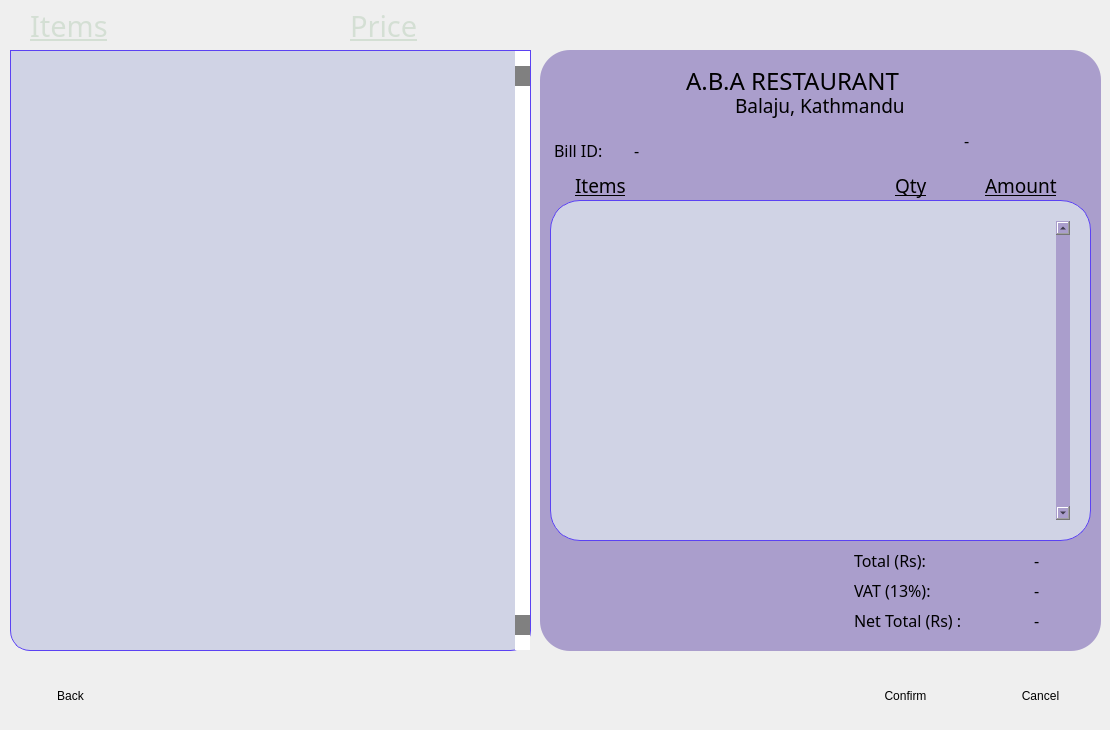
    <widget class="QWidget" name="Order">
     <widget class="QPushButton" name="pushButton">
      <property name="geometry">
       <rect>
        <x>20</x>
        <y>670</y>
        <width>101</width>
        <height>51</height>
       </rect>
      </property>
      <property name="cursor">
       <cursorShape>OpenHandCursor</cursorShape>
      </property>
      <property name="styleSheet">
       <string notr="true">border-radius: 20px;</string>
      </property>
      <property name="text">
       <string>Back</string>
      </property>
     </widget>
     <widget class="QTableWidget" name="OrderTable2">
      <property name="enabled">
       <bool>true</bool>
      </property>
      <property name="geometry">
       <rect>
        <x>10</x>
        <y>50</y>
        <width>521</width>
        <height>601</height>
       </rect>
      </property>
      <property name="font">
       <font>
        <family>Serifa BT</family>
        <pointsize>-1</pointsize>
       </font>
      </property>
      <property name="styleSheet">
       <string notr="true">QTableWidget {
    gridline-color: transparent;
    font-size: 20px;
     background: #D0D3E5;
    color: #333333;
    border: 1px solid #5B42F3;
   border-bottom-right-radius:20px;
border-bottom-left-radius:20px;
}

QTableWidget::item {
    padding: 10px;
    margin-left: 10px;
    border-radius: 10px;
    text-align: center;
    background: transparent;
    color: #333333;
}

QTableWidget::item:selected {
    background: transparent;
    color: inherit;
    border: none;
}

QHeaderView::section {
    background: #5B42F3;
    color: #FFFFFF;
    border: none;
}

QTableCornerButton::section {
    background: #5B42F3;
    border: none;
}

QScrollBar::add-line:vertical, QScrollBar::sub-line:vertical {
    background: grey;
    height: 20px; 
}

QScrollBar:vertical {
    background:white;
    width: 15px;

}

QScrollBar::handle:vertical {
    background: transparent;  /* Light purple color for the scrollbar handle */
    border-radius: 10px;
}

</string>
      </property>
      <property name="verticalScrollBarPolicy">
       <enum>Qt::ScrollBarPolicy::ScrollBarAlwaysOn</enum>
      </property>
      <property name="horizontalScrollBarPolicy">
       <enum>Qt::ScrollBarPolicy::ScrollBarAlwaysOff</enum>
      </property>
      <property name="sizeAdjustPolicy">
       <enum>QAbstractScrollArea::SizeAdjustPolicy::AdjustToContents</enum>
      </property>
      <property name="editTriggers">
       <set>QAbstractItemView::EditTrigger::AnyKeyPressed|QAbstractItemView::EditTrigger::EditKeyPressed</set>
      </property>
      <property name="columnCount">
       <number>3</number>
      </property>
      <attribute name="horizontalHeaderVisible">
       <bool>false</bool>
      </attribute>
      <attribute name="verticalHeaderVisible">
       <bool>false</bool>
      </attribute>
      <column/>
      <column/>
      <column/>
     </widget>
     <widget class="QPushButton" name="Calculate">
      <property name="geometry">
       <rect>
        <x>850</x>
        <y>670</y>
        <width>111</width>
        <height>51</height>
       </rect>
      </property>
      <property name="cursor">
       <cursorShape>OpenHandCursor</cursorShape>
      </property>
      <property name="styleSheet">
       <string notr="true">border-radius: 20px;</string>
      </property>
      <property name="text">
       <string>Confirm</string>
      </property>
     </widget>
     <widget class="QWidget" name="OrderFrame" native="true">
      <property name="geometry">
       <rect>
        <x>540</x>
        <y>50</y>
        <width>561</width>
        <height>601</height>
       </rect>
      </property>
      <property name="styleSheet">
       <string notr="true">QWidget {
    background-color: rgb(170, 158, 204);
    border: none; 
    padding: 20px;
border-radius:30px;
}

#leftWidget {

    background-size: cover;
    border-top-left-radius: 30px;
    border-bottom-left-radius: 30px;
}

#containerWidget {
    border-radius: 30px;
    background-color: transparent;
    border: none;
}
</string>
      </property>
      <widget class="QLabel" name="NetTotalLabel">
       <property name="geometry">
        <rect>
         <x>290</x>
         <y>540</y>
         <width>171</width>
         <height>61</height>
        </rect>
       </property>
       <property name="font">
        <font>
         <family>Serifa BT</family>
         <pointsize>12</pointsize>
        </font>
       </property>
       <property name="styleSheet">
        <string notr="true">border-top-left-radius: 0px;
    border-bottom-right-radius: 0px;
color: Black;
background-color:transparent;</string>
       </property>
       <property name="text">
        <string>Net Total (Rs) :</string>
       </property>
      </widget>
      <widget class="QLabel" name="NetTotalBox">
       <property name="geometry">
        <rect>
         <x>470</x>
         <y>540</y>
         <width>121</width>
         <height>61</height>
        </rect>
       </property>
       <property name="font">
        <font>
         <family>Serifa BT</family>
         <pointsize>12</pointsize>
        </font>
       </property>
       <property name="styleSheet">
        <string notr="true">border-top-left-radius: 0px;
    border-bottom-right-radius: 0px;
color: Black;
background-color:transparent;</string>
       </property>
       <property name="text">
        <string>-</string>
       </property>
      </widget>
      <widget class="QLabel" name="OrderTableLabel">
       <property name="geometry">
        <rect>
         <x>10</x>
         <y>100</y>
         <width>121</width>
         <height>71</height>
        </rect>
       </property>
       <property name="font">
        <font>
         <family>Serifa BT</family>
         <pointsize>14</pointsize>
         <underline>true</underline>
        </font>
       </property>
       <property name="styleSheet">
        <string notr="true">border-top-left-radius: 0px;
    border-bottom-right-radius: 0px;
color: Black;
background-color:transparent;</string>
       </property>
       <property name="text">
        <string>Items</string>
       </property>
      </widget>
      <widget class="QLabel" name="OrderTableLabel_2">
       <property name="geometry">
        <rect>
         <x>420</x>
         <y>100</y>
         <width>141</width>
         <height>71</height>
        </rect>
       </property>
       <property name="font">
        <font>
         <family>Serifa BT</family>
         <pointsize>14</pointsize>
         <underline>true</underline>
        </font>
       </property>
       <property name="styleSheet">
        <string notr="true">border-top-left-radius: 0px;
    border-bottom-right-radius: 0px;
color: Black;
background-color:transparent;</string>
       </property>
       <property name="text">
        <string>Amount</string>
       </property>
      </widget>
      <widget class="QLabel" name="OrderTableLabel_3">
       <property name="geometry">
        <rect>
         <x>330</x>
         <y>100</y>
         <width>91</width>
         <height>71</height>
        </rect>
       </property>
       <property name="font">
        <font>
         <family>Serifa BT</family>
         <pointsize>14</pointsize>
         <underline>true</underline>
        </font>
       </property>
       <property name="styleSheet">
        <string notr="true">border-top-left-radius: 0px;
    border-bottom-right-radius: 0px;
color: Black;
background-color:transparent;</string>
       </property>
       <property name="text">
        <string>Qty</string>
       </property>
      </widget>
      <widget class="QLabel" name="VATlabel">
       <property name="geometry">
        <rect>
         <x>290</x>
         <y>510</y>
         <width>161</width>
         <height>61</height>
        </rect>
       </property>
       <property name="font">
        <font>
         <family>Serifa BT</family>
         <pointsize>12</pointsize>
        </font>
       </property>
       <property name="styleSheet">
        <string notr="true">border-top-left-radius: 0px;
    border-bottom-right-radius: 0px;
color: Black;
background-color:transparent;</string>
       </property>
       <property name="text">
        <string>VAT (13%):</string>
       </property>
      </widget>
      <widget class="QLabel" name="VatAmtBox">
       <property name="geometry">
        <rect>
         <x>470</x>
         <y>510</y>
         <width>121</width>
         <height>61</height>
        </rect>
       </property>
       <property name="font">
        <font>
         <family>Serifa BT</family>
         <pointsize>12</pointsize>
        </font>
       </property>
       <property name="styleSheet">
        <string notr="true">border-top-left-radius: 0px;
    border-bottom-right-radius: 0px;
color: Black;
background-color:transparent;border-color: rgb(0, 0, 0);
color:black;
</string>
       </property>
       <property name="text">
        <string>-</string>
       </property>
      </widget>
      <widget class="QLabel" name="TotalLabel">
       <property name="geometry">
        <rect>
         <x>290</x>
         <y>480</y>
         <width>141</width>
         <height>61</height>
        </rect>
       </property>
       <property name="font">
        <font>
         <family>Serifa BT</family>
         <pointsize>12</pointsize>
        </font>
       </property>
       <property name="styleSheet">
        <string notr="true">border-top-left-radius: 0px;
    border-bottom-right-radius: 0px;
color: Black;
background-color:transparent;</string>
       </property>
       <property name="text">
        <string>Total (Rs):</string>
       </property>
      </widget>
      <widget class="QLabel" name="TotalBox">
       <property name="geometry">
        <rect>
         <x>470</x>
         <y>480</y>
         <width>121</width>
         <height>61</height>
        </rect>
       </property>
       <property name="font">
        <font>
         <family>Serifa BT</family>
         <pointsize>12</pointsize>
        </font>
       </property>
       <property name="styleSheet">
        <string notr="true">border-top-left-radius: 0px;
    border-bottom-right-radius: 0px;
color: Black;
background-color:transparent;border-color: rgb(0, 0, 0);
color:black;
</string>
       </property>
       <property name="text">
        <string>-</string>
       </property>
      </widget>
      <widget class="QTableWidget" name="OrderTable">
       <property name="enabled">
        <bool>true</bool>
       </property>
       <property name="geometry">
        <rect>
         <x>10</x>
         <y>150</y>
         <width>541</width>
         <height>341</height>
        </rect>
       </property>
       <property name="font">
        <font>
         <family>Serifa BT</family>
         <pointsize>-1</pointsize>
        </font>
       </property>
       <property name="styleSheet">
        <string notr="true">QTableWidget {
    gridline-color: transparent;
    font-size: 20px;
 background: #D0D3E5;
    color: #333333;
    border: 1px solid #5B42F3;
    border-radius: 30px;
}

QTableWidget::item {
    padding: 10px;
    margin-left: 10px;
    border-radius: 10px;
    text-align: center;
    background: transparent;
    color: #333333;
}

QTableWidget::item:selected {
    background: transparent;
    color: inherit;
    border: none;
}

QHeaderView::section {
    background: #5B42F3;
    color: #FFFFFF;
    border: none;
}

QTableCornerButton::section {
    background: #5B42F3;
    border: none;
}

QScrollBar::add-line:vertical, QScrollBar::sub-line:vertical {
    background: grey;
    height: 15px; 
}

QScrollBar:vertical {
    background:white;
    width: 8px;

}

QScrollBar::handle:vertical {
    background: black;  /* Light purple color for the scrollbar handle */
    border-radius: 10px;
}

</string>
       </property>
       <property name="lineWidth">
        <number>0</number>
       </property>
       <property name="verticalScrollBarPolicy">
        <enum>Qt::ScrollBarPolicy::ScrollBarAlwaysOn</enum>
       </property>
       <property name="horizontalScrollBarPolicy">
        <enum>Qt::ScrollBarPolicy::ScrollBarAlwaysOff</enum>
       </property>
       <property name="editTriggers">
        <set>QAbstractItemView::EditTrigger::AnyKeyPressed|QAbstractItemView::EditTrigger::EditKeyPressed</set>
       </property>
       <property name="columnCount">
        <number>3</number>
       </property>
       <attribute name="horizontalHeaderVisible">
        <bool>false</bool>
       </attribute>
       <attribute name="verticalHeaderVisible">
        <bool>false</bool>
       </attribute>
       <column/>
       <column/>
       <column/>
      </widget>
      <widget class="QLabel" name="ResturantLabel">
       <property name="geometry">
        <rect>
         <x>120</x>
         <y>0</y>
         <width>331</width>
         <height>61</height>
        </rect>
       </property>
       <property name="font">
        <font>
         <family>Serifa BT</family>
         <pointsize>18</pointsize>
        </font>
       </property>
       <property name="styleSheet">
        <string notr="true">background:transparent;
color:black;</string>
       </property>
       <property name="text">
        <string>A.B.A RESTAURANT</string>
       </property>
      </widget>
      <widget class="QLabel" name="ResturantLabel_2">
       <property name="geometry">
        <rect>
         <x>170</x>
         <y>20</y>
         <width>241</width>
         <height>71</height>
        </rect>
       </property>
       <property name="font">
        <font>
         <family>Serifa BT</family>
         <pointsize>14</pointsize>
        </font>
       </property>
       <property name="styleSheet">
        <string notr="true">background:transparent;
color:black;</string>
       </property>
       <property name="text">
        <string>Balaju, Kathmandu</string>
       </property>
      </widget>
      <widget class="QLabel" name="ResturantLabel_3">
       <property name="geometry">
        <rect>
         <x>-10</x>
         <y>70</y>
         <width>111</width>
         <height>61</height>
        </rect>
       </property>
       <property name="font">
        <font>
         <family>Serifa BT</family>
         <pointsize>12</pointsize>
        </font>
       </property>
       <property name="styleSheet">
        <string notr="true">background:transparent;
color:black;</string>
       </property>
       <property name="text">
        <string>Bill ID:</string>
       </property>
      </widget>
      <widget class="QLabel" name="Date">
       <property name="geometry">
        <rect>
         <x>400</x>
         <y>60</y>
         <width>141</width>
         <height>61</height>
        </rect>
       </property>
       <property name="font">
        <font>
         <family>Serifa BT</family>
         <pointsize>12</pointsize>
        </font>
       </property>
       <property name="styleSheet">
        <string notr="true">background:transparent;
color:black;</string>
       </property>
       <property name="text">
        <string>-</string>
       </property>
      </widget>
      <widget class="QLabel" name="BillIdDisplay">
       <property name="geometry">
        <rect>
         <x>70</x>
         <y>70</y>
         <width>111</width>
         <height>61</height>
        </rect>
       </property>
       <property name="font">
        <font>
         <family>Serifa BT</family>
         <pointsize>12</pointsize>
        </font>
       </property>
       <property name="styleSheet">
        <string notr="true">background:transparent;
color:black;</string>
       </property>
       <property name="text">
        <string>-</string>
       </property>
      </widget>
      <widget class="QLabel" name="OrderErrorLabel">
       <property name="geometry">
        <rect>
         <x>20</x>
         <y>520</y>
         <width>251</width>
         <height>51</height>
        </rect>
       </property>
       <property name="font">
        <font>
         <family>Serifa BT</family>
         <pointsize>9</pointsize>
        </font>
       </property>
       <property name="text">
        <string/>
       </property>
      </widget>
     </widget>
     <widget class="QPushButton" name="ClearOrderTable">
      <property name="geometry">
       <rect>
        <x>990</x>
        <y>670</y>
        <width>101</width>
        <height>51</height>
       </rect>
      </property>
      <property name="cursor">
       <cursorShape>OpenHandCursor</cursorShape>
      </property>
      <property name="styleSheet">
       <string notr="true">border-radius: 20px;</string>
      </property>
      <property name="text">
       <string>Cancel</string>
      </property>
     </widget>
     <widget class="QLabel" name="OrderTableLabel_5">
      <property name="geometry">
       <rect>
        <x>30</x>
        <y>-10</y>
        <width>121</width>
        <height>71</height>
       </rect>
      </property>
      <property name="font">
       <font>
        <family>Stencil</family>
        <pointsize>22</pointsize>
        <underline>true</underline>
       </font>
      </property>
      <property name="styleSheet">
       <string notr="true">border-top-left-radius: 0px;
    border-bottom-right-radius: 0px;
background:transparent;
color:rgb(212, 223, 212);</string>
      </property>
      <property name="text">
       <string>Items</string>
      </property>
     </widget>
     <widget class="QLabel" name="OrderTableLabel_6">
      <property name="geometry">
       <rect>
        <x>350</x>
        <y>-10</y>
        <width>121</width>
        <height>71</height>
       </rect>
      </property>
      <property name="font">
       <font>
        <family>Stencil</family>
        <pointsize>22</pointsize>
        <underline>true</underline>
       </font>
      </property>
      <property name="styleSheet">
       <string notr="true">border-top-left-radius: 0px;
    border-bottom-right-radius: 0px;
background:transparent;
color:rgb(212, 223, 212);</string>
      </property>
      <property name="text">
       <string>Price</string>
      </property>
     </widget>
    </widget>
